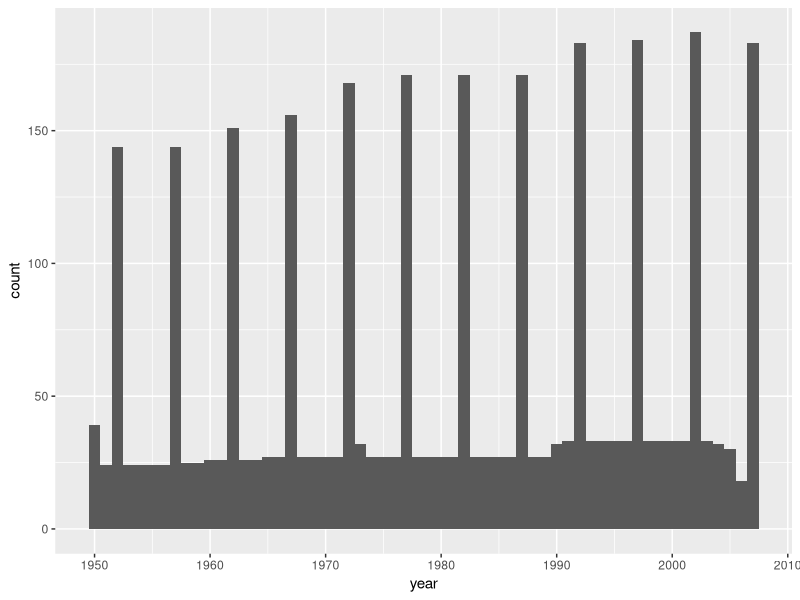
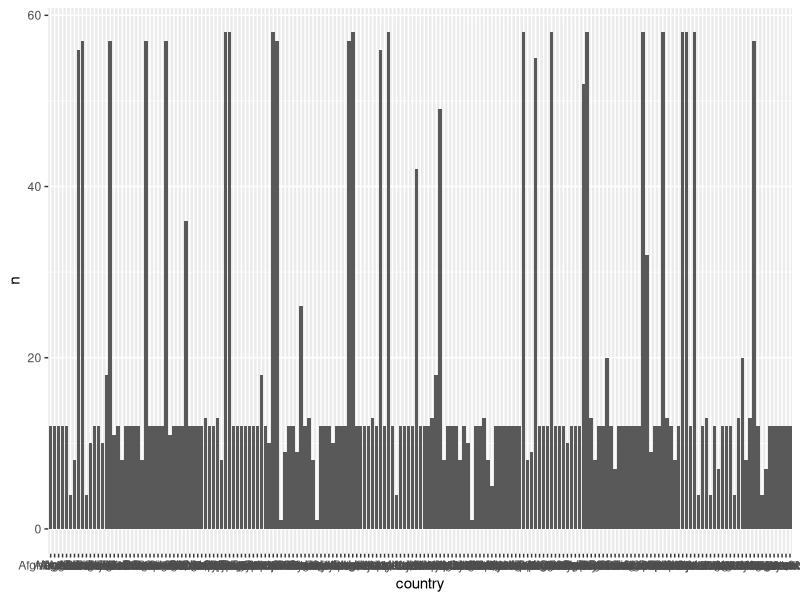
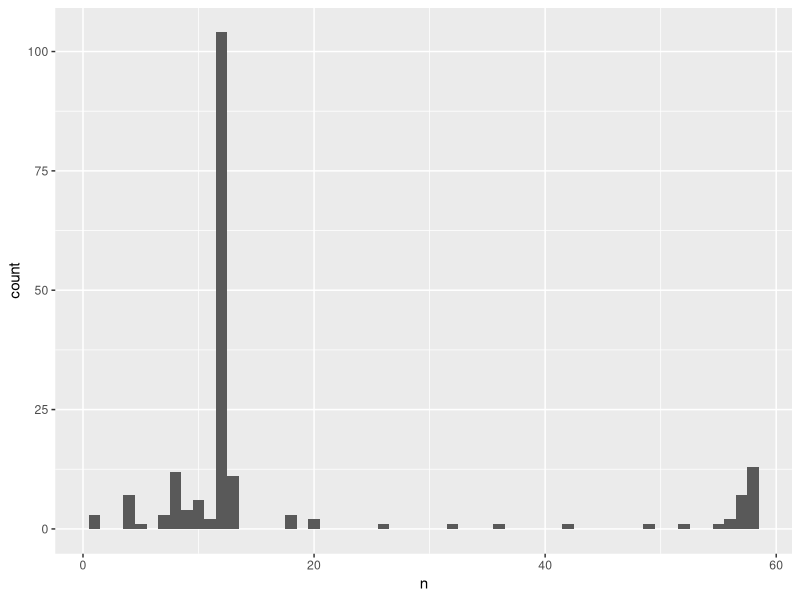
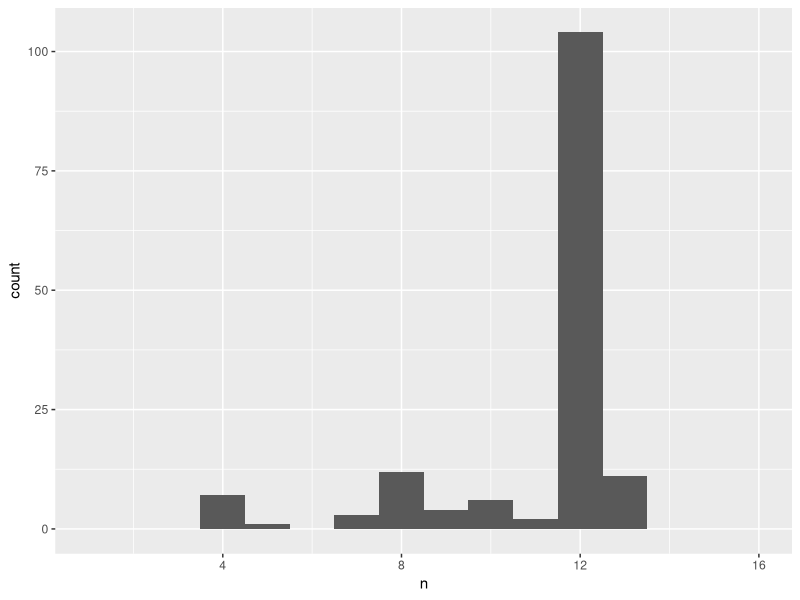
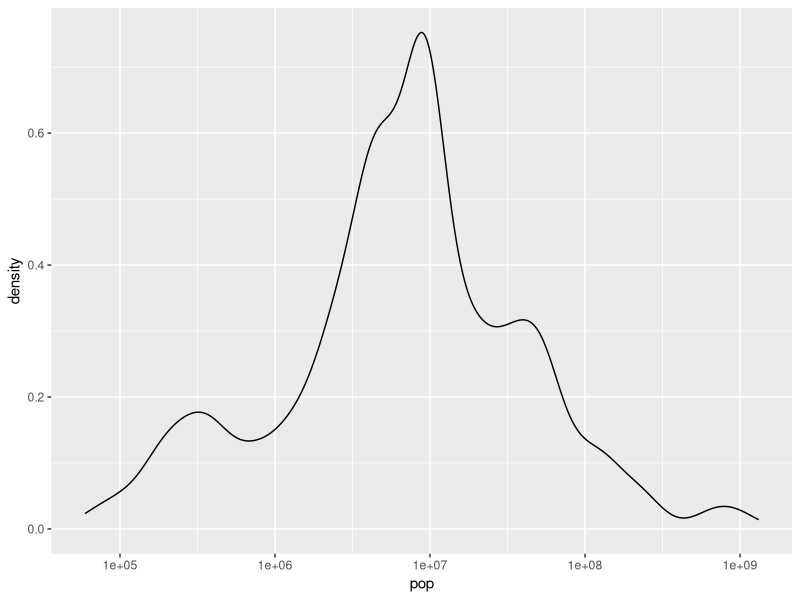
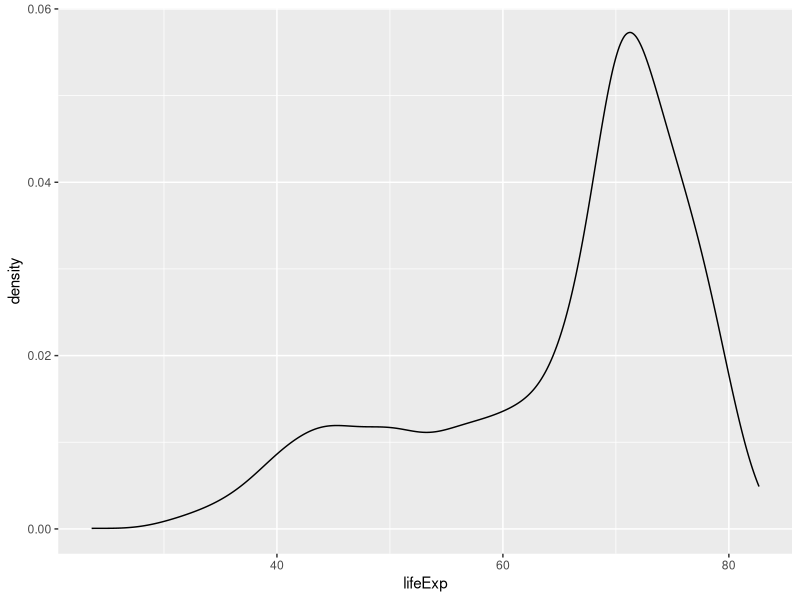
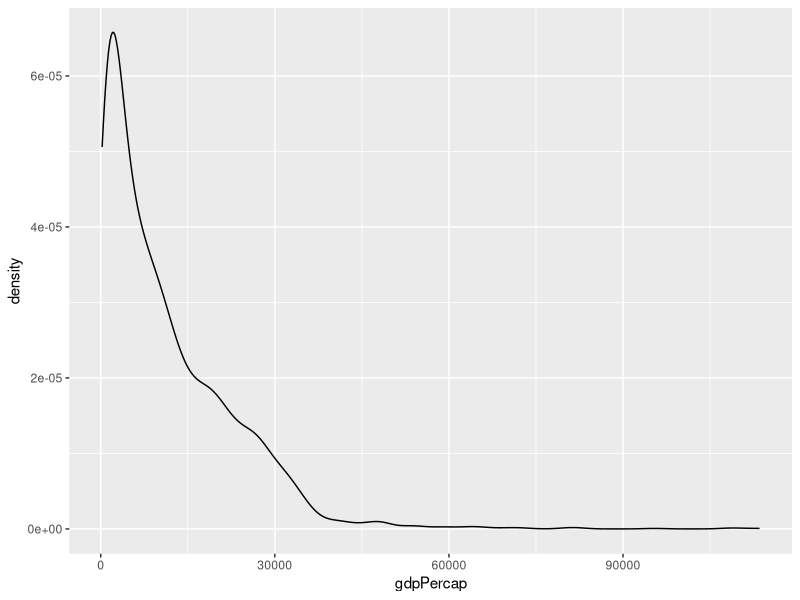

The R script that drew these images, in order:
#' ---
#' date: "`r format(Sys.Date())`"
#' output:
#'   html_document:
#'     keep_md: TRUE
#' ---

library(plyr)
suppressPackageStartupMessages(library(dplyr))
library(ggplot2)
library(readr)

gap_dat <- read_tsv("05_gap-merged-with-china-1952.tsv") %>% 
  mutate(country = factor(country),
         continent = factor(continent))
gap_dat %>% str()

#' Do we have NAs?
gap_dat %>% 
  sapply(function(x) x %>% is.na() %>% sum())

#' year
gap_dat$year %>% summary()

#' Confirming we have 1950, 1951, ..., 2007
all.equal(gap_dat$year %>% unique() %>% sort(), 1950:2007)

#' How much data do we have for each year?
ggplot(gap_dat, aes(x = year)) + geom_histogram(binwidth = 1)
#' Most countries have data every five years, e.g. 1952, 1957, 1962, and so on.

#' country
gap_dat$country %>% str()
country_freq <- gap_dat %>%
  count(country)
ggplot(country_freq, aes(x = country, y = n)) +
  geom_bar(stat = "identity")  # ugly but worth seeing
(p <- ggplot(country_freq, aes(x = n)) + geom_histogram(binwidth = 1))
p + xlim(c(1, 16))
country_freq$n %>% table()
#' Most countries have data for 12 years, i.e. the years highlighted above. Some
#' have data for 58 years, which I assume is the maximum. Otherwise, there's a
#' little bit of everything between 1 and 58.

#' continent
gap_dat$continent %>% levels()
gap_dat$continent %>% summary()
#' 301 rows have no continent data :( but we already knew that.

#' Is continent data uniform for all rows pertaining to one country?
tmp <- gap_dat %>%
  group_by(country) %>%
  summarize(n_continent = n_distinct(continent))
tmp$n_continent %>% table()
#' Yes, a minor miracle. All 187 countries have exactly 1 associated value of 
#' continent.
#' 
#' Fixing the continent data is a separate task to be tackled in the next
#' script.

#' population
gap_dat$pop %>% summary(digits = 10)

#' We have little countries
gap_dat[which.min(gap_dat$pop),]
#' like Aruba w/ 60K people
#' 
#' and big countries
gap_dat[which.max(gap_dat$pop),]
#' like China w/ 1.3B people

ggplot(gap_dat,aes(x = pop)) + geom_density() + scale_x_log10()

#' life expectancy
gap_dat$lifeExp %>% summary()
#' This is comptible with normal human life span. Yay.
ggplot(gap_dat,aes(x = lifeExp)) + geom_density()
#' Note bimodality. Modes ~ 42 and 72.

gap_dat$gdpPercap %>% summary()
#' $113K???? really?
gap_dat[which.max(gap_dat$gdpPercap),]
#' OIL!  Kuwait, 1957. Or maybe a data quality problem.
#' <https://github.com/jennybc/gapminder/issues/9>
ggplot(gap_dat,aes(x = gdpPercap)) + geom_density()
#' Looks plausible. Loooong right tail.
#' 
#' Nothing looks completely insane. Done.